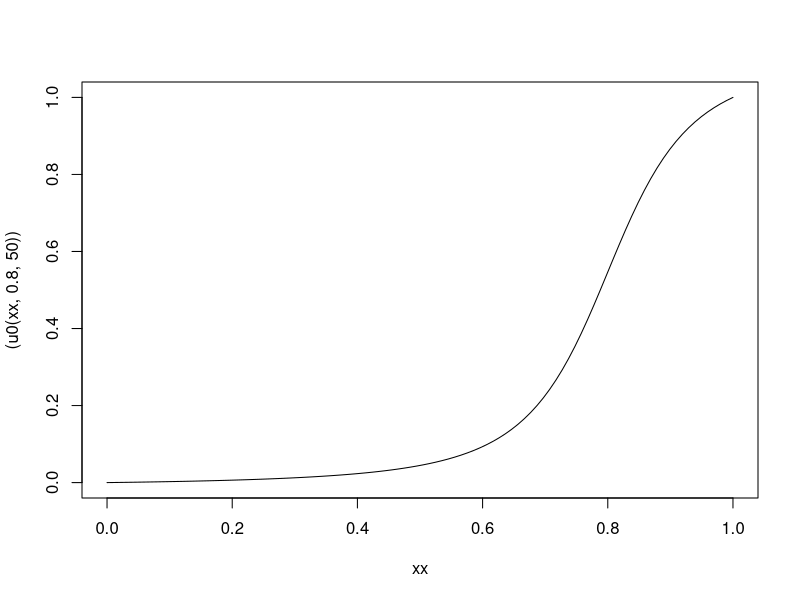
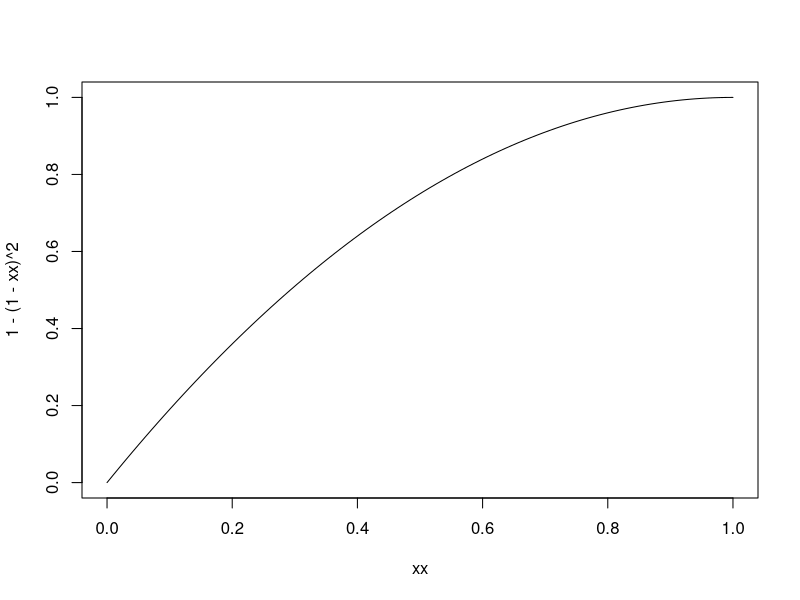

Source code (R) for these figures, in order:
u.avail <- function(x, a, b){
  u.min <- -a/sqrt(1+a*a*b)
  u.max <- (1-a)/sqrt( 1 + b*(1-a)^2 )
  res <- (x-a)/sqrt(1+b*(x-a)^2)
  (res - u.min)/(u.max - u.min)
}
u0 = Vectorize(u.avail, vectorize.args = "x")
xx = seq(from = 0, to  = 1, length = 100)
plot(xx, (u0(xx, 0.8, 50)), type = "l")
u0(0.9, 0.95, 50)
u0(0.95, 0.95, 50)
a = 0.95; b = 50
u.min <- -a/sqrt(1+a*a*b)
u.max <- (1-a)/sqrt( 1 + b*(1-a)^2 )
u.max
u.min

plot(xx, 1 - (1-xx)^2, type = "l")
1 - ((75-50)/50)^2
